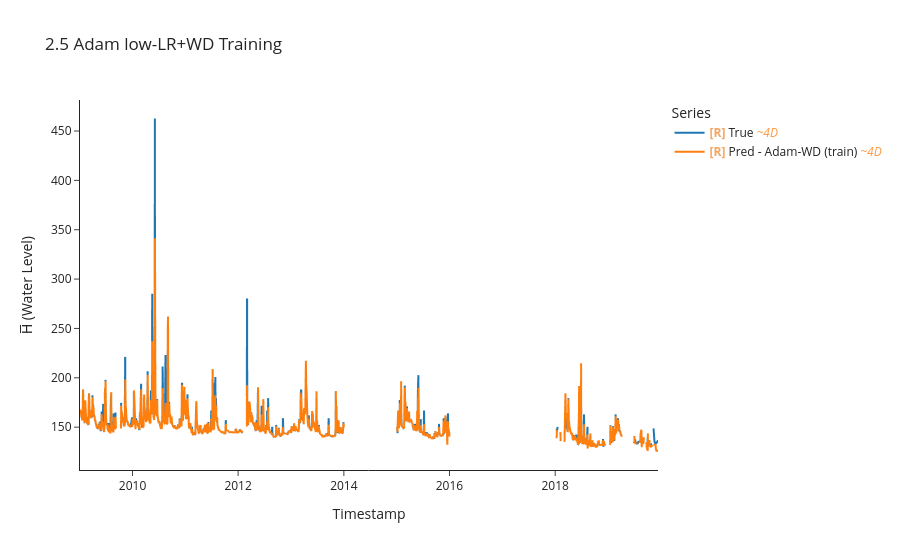

The notebook cell saved with this chart:
### Markdown cell above
### 2- ADAM

### Code cell
torch.manual_seed(42)

model_adamwd, _, crit_adamwd = build_mlp(LOOKBACK * N_FEATURES, HORIZON)
opt_adamwd = optim.Adam(model_adamwd.parameters(), lr=1e-4, weight_decay=1e-4)

y_tr_awd, y_pr_awd, idx_awd, losses_awd = uf.train_model_online(
    model_adamwd, opt_adamwd, crit_adamwd,
    BEST_TRAIN_DS, train_df,
    LOOKBACK, HORIZON, BATCH_SIZE,
    max_grad_norm=1.0,
)

uf.calculate_metrics_and_plot(
    {"Adam-WD (train)": (y_tr_awd, y_pr_awd, idx_awd)},
    plot_title="2.5 Adam low-LR+WD Training",
    export_metrics=True, export_html=True,
    export_file_name="results/training/online/p2_adam_wd",
)

### Figure 1 — Plotly figure (JSON) as saved in the notebook; plotly's stock layout.template omitted (floating-point values rounded to 4 significant figures; data arrays with more than 128 entries replaced by an {"elided": "..."} marker saying what was removed)
{"data": [{"hovertemplate": "Legend=True<br>Timestamp=%{x}<br>H̅ (Water Level)=%{y}<extra></extra>", "legendgroup": "True", "line": {"color": "#1f77b4", "dash": "solid", "width": 2}, "marker": {"symbol": "circle"}, "mode": "lines", "name": "<b style=\"color:sandybrown\">[R]</b> True <i style=\"color:#fc9944\">~4D</i>", "showlegend": true, "type": "scattergl", "uid": "7eb3ac8a-b8bf-43a5-8e9a-b295326b1fcb", "x": {"elided": "1011 str values"}, "xaxis": "x", "y": {"elided": "1011 float values"}, "yaxis": "y"}, {"hovertemplate": "Legend=Pred - Adam-WD (train)<br>Timestamp=%{x}<br>H̅ (Water Level)=%{y}<extra></extra>", "legendgroup": "Pred - Adam-WD (train)", "line": {"color": "#ff7f0e", "dash": "solid", "width": 2}, "marker": {"symbol": "circle"}, "mode": "lines", "name": "<b style=\"color:sandybrown\">[R]</b> Pred - Adam-WD (train) <i style=\"color:#fc9944\">~4D</i>", "showlegend": true, "type": "scattergl", "uid": "08e543ae-0de9-4fa3-af4f-d85e0a107fe4", "x": {"elided": "1014 str values"}, "xaxis": "x", "y": {"elided": "1014 float values"}, "yaxis": "y"}], "layout": {"height": 550, "legend": {"title": {"text": "Series"}, "tracegroupgap": 0}, "title": {"text": "2.5 Adam low-LR+WD Training"}, "xaxis": {"anchor": "y", "domain": [0, 1], "title": {"text": "Timestamp"}}, "yaxis": {"anchor": "x", "domain": [0, 1], "title": {"text": "H̅ (Water Level)"}}}}
